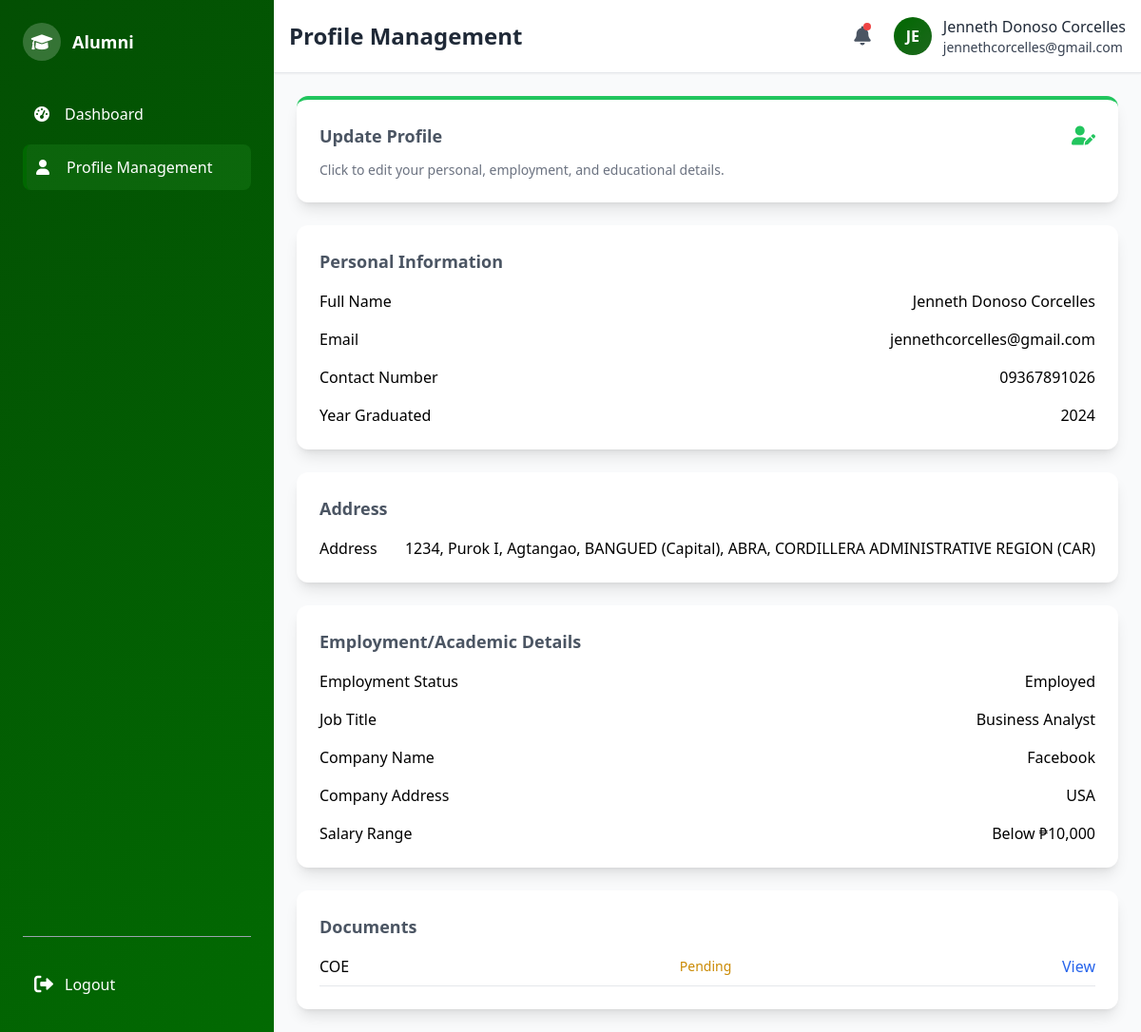
Screenshot of /alumni/alumni_profile.php (signed in) with the database file from the repository.
### tables this page shows
CREATE TABLE `users` (
  `user_id` int(11) NOT NULL,
  `email` varchar(100) NOT NULL,
  `password` varchar(200) NOT NULL,
  `role` enum('admin','alumni') NOT NULL,
  `name` varchar(150) NOT NULL,
  `created_at` timestamp NOT NULL DEFAULT current_timestamp()
);

CREATE TABLE `alumni_profile` (
  `user_id` int(11) NOT NULL,
  `address_id` int(11) DEFAULT NULL,
  `first_name` varchar(100) NOT NULL,
  `middle_name` varchar(100) DEFAULT NULL,
  `last_name` varchar(100) NOT NULL,
  `contact_number` varchar(20) NOT NULL,
  `year_graduated` year(4) DEFAULT NULL,
  `employment_status` enum('Employed','Self-Employed','Unemployed','Student','Employed & Student') DEFAULT NULL,
  `photo_path` varchar(255) DEFAULT NULL,
  `last_profile_update` timestamp NULL DEFAULT NULL
);

CREATE TABLE `employment_info` (
  `employment_id` int(11) NOT NULL,
  `user_id` int(11) NOT NULL,
  `job_title_id` int(11) DEFAULT NULL,
  `company_name` varchar(150) DEFAULT NULL,
  `salary_range` enum('Below ₱10,000','₱10,000–₱20,000','₱20,000–₱30,000','₱30,000–₱40,000','₱40,000–₱50,000','Above ₱50,000') DEFAULT NULL,
  `business_type` varchar(255) DEFAULT NULL,
  `company_address` varchar(255) DEFAULT NULL
);

CREATE TABLE `job_titles` (
  `job_title_id` int(11) NOT NULL,
  `title` varchar(150) NOT NULL
);

CREATE TABLE `alumni_documents` (
  `doc_id` int(11) NOT NULL,
  `user_id` int(11) NOT NULL,
  `document_type` enum('COR','COE','B_CERT') NOT NULL,
  `file_path` varchar(255) NOT NULL,
  `document_status` enum('Pending','Approved','Rejected') DEFAULT 'Pending',
  `needs_reupload` tinyint(1) DEFAULT 0,
  `rejection_reason` text DEFAULT NULL
);

### alumni/alumni_profile.php (the view, shortened to what this page needs)
<?php
include("../connect.php");
$user_id = $_SESSION['user_id'];
$page_title = "Profile Management";
$active_page = "profile";
$stmt = $conn->prepare("
    SELECT ap.*, u.email, a.street_details, a.zip_code,
           tb.barangay_name, tm.municipality_name, tp.province_name, tr.region_name,
           tr.region_id, tp.province_id, tm.municipality_id, tb.barangay_id
    FROM alumni_profile ap
    LEFT JOIN users u ON ap.user_id = u.user_id
    LEFT JOIN address a ON ap.address_id = a.address_id
    LEFT JOIN table_barangay tb ON a.barangay_id = tb.barangay_id
    LEFT JOIN table_municipality tm ON tb.municipality_id = tm.municipality_id
    LEFT JOIN table_province tp ON tm.province_id = tp.province_id
    LEFT JOIN table_region tr ON tp.region_id = tr.region_id
    WHERE ap.user_id = ?
");
$stmt->bind_param("i", $user_id);
$stmt->execute();
$result = $stmt->get_result();
$profile = $result->fetch_assoc() ?: [];
$stmt = $conn->prepare("SELECT ei.*, jt.title AS job_title, ei.business_type FROM employment_info ei LEFT JOIN job_titles jt ON ei.job_title_id = jt.job_title_id WHERE ei.user_id = ?");
$stmt->bind_param("i", $user_id);
$stmt->execute();
$result = $stmt->get_result();
$employment = $result->fetch_assoc() ?: [];
$docs = [];
if (!empty($profile['user_id'])) {
    $stmt = $conn->prepare("SELECT document_type, file_path, document_status, rejection_reason, needs_reupload FROM alumni_documents WHERE user_id = ?");
    $stmt->bind_param("i", $profile['user_id']);
    $stmt->execute();
    $result = $stmt->get_result();
    while ($doc = $result->fetch_assoc()) {
        $docs[] = $doc;
    }
}
$full_name = 'Alumni';
if (!empty($profile)) {
    $full_name = trim(
        ($profile['first_name'] ?? '') . ' ' .
        ($profile['middle_name'] ?? '') . ' ' .
        ($profile['last_name'] ?? '')
    );
}
?>
<div class="space-y-6">
    <div id="updateProfileBtn" class="bg-white p-6 rounded-xl shadow-lg flex flex-col justify-between hover:shadow-xl transition duration-200 border-t-4 border-green-500 cursor-pointer">
        <div class="flex items-center justify-between mb-3">
            <h3 class="text-lg font-semibold text-gray-600">Update Profile</h3>
            <i class="fas fa-user-edit text-xl text-green-500"></i>
        </div>
        <p class="text-sm text-gray-500">Click to edit your personal, employment, and educational details.</p>
    </div>
    <?php if (!empty($profile)): ?>
        <div class="bg-white p-6 rounded-xl shadow-lg">
            <h3 class="text-lg font-semibold text-gray-600 mb-4">Personal Information</h3>
            <dl class="grid grid-cols-1 gap-4">
                <div class="flex justify-between">
                    <dt class="font-medium">Full Name</dt>
                    <dd><?php echo htmlspecialchars($full_name); ?></dd>
                </div>
                <div class="flex justify-between">
                    <dt class="font-medium">Email</dt>
                    <dd><?php echo htmlspecialchars($profile['email'] ?? 'N/A'); ?></dd>
                </div>
                <div class="flex justify-between">
                    <dt class="font-medium">Contact Number</dt>
                    <dd><?php echo htmlspecialchars($profile['contact_number'] ?? 'N/A'); ?></dd>
                </div>
                <div class="flex justify-between">
                    <dt class="font-medium">Year Graduated</dt>
                    <dd><?php echo htmlspecialchars($profile['year_graduated'] ?? 'N/A'); ?></dd>
                </div>
            </dl>
        </div>
        <div class="bg-white p-6 rounded-xl shadow-lg">
            <h3 class="text-lg font-semibold text-gray-600 mb-4">Address</h3>
            <dl class="grid grid-cols-1 gap-4">
                <div class="flex justify-between">
                    <dt class="font-medium">Address</dt>
                    <dd><?php echo htmlspecialchars(
                        ($profile['zip_code'] ?? '') . ', ' .
                        ($profile['street_details'] ?? '') . ', ' .
                        ($profile['barangay_name'] ?? '') . ', ' .
                        ($profile['municipality_name'] ?? '') . ', ' .
                        ($profile['province_name'] ?? '') . ', ' .
                        ($profile['region_name'] ?? '') . ' '
                    ); ?></dd>
                </div>
            </dl>
        </div>
        <div class="bg-white p-6 rounded-xl shadow-lg">
            <h3 class="text-lg font-semibold text-gray-600 mb-4">Employment/Academic Details</h3>
            <dl class="grid grid-cols-1 gap-4">
                <div class="flex justify-between">
                    <dt class="font-medium">Employment Status</dt>
                    <dd><?php echo htmlspecialchars($profile['employment_status'] ?? 'Not Set'); ?></dd>
                </div>
                <?php if (in_array($profile['employment_status'] ?? '', ['Employed', 'Self-Employed', 'Employed & Student'])): ?>
                    <?php if ($profile['employment_status'] !== 'Self-Employed'): ?>
                        <div class="flex justify-between">
                            <dt class="font-medium">Job Title</dt>
                            <dd><?php echo htmlspecialchars($employment['job_title'] ?? 'N/A'); ?></dd>
                        </div>
                        <div class="flex justify-between">
                            <dt class="font-medium">Company Name</dt>
                            <dd><?php echo htmlspecialchars($employment['company_name'] ?? 'N/A'); ?></dd>
                        </div>
                        <div class="flex justify-between">
                            <dt class="font-medium">Company Address</dt>
                            <dd><?php echo htmlspecialchars($employment['company_address'] ?? 'N/A'); ?></dd>
                        </div>
                    <?php endif; ?>
                    <div class="flex justify-between">
                        <dt class="font-medium"><?php echo ($profile['employment_status'] === 'Self-Employed') ? 'Monthly Income Range' : 'Salary Range'; ?></dt>
                        <dd><?php echo htmlspecialchars($employment['salary_range'] ?? 'N/A'); ?></dd>
                    </div>
                <?php endif; ?>
            </dl>
        </div>
        <div class="bg-white p-6 rounded-xl shadow-lg">
            <h3 class="text-lg font-semibold text-gray-600 mb-4">Documents</h3>
            <?php if (empty($docs)): ?>
                <p class="text-sm text-gray-500">Documents not required.</p>
            <?php else: ?>
                <div class="space-y-4">
                    <?php foreach ($docs as $doc): ?>
                        <div class="flex justify-between items-center border-b pb-2">
                            <span class="font-medium"><?php echo htmlspecialchars($doc['document_type']); ?></span>
                            <span class="text-sm <?php echo $doc['document_status'] === 'Approved' ? 'text-green-600' : ($doc['document_status'] === 'Rejected' ? 'text-red-600' : 'text-yellow-600'); ?>"><?php echo htmlspecialchars($doc['document_status']); ?></span>
                            <a href="../<?php echo htmlspecialchars($doc['file_path']); ?>" target="_blank" class="text-blue-600 hover:underline">View</a>
                        </div>
                    <?php endforeach; ?>
                </div>
            <?php endif; ?>
        </div>
    <?php endif; ?>
</div>
<?php
$page_content = ob_get_clean();
include("alumni_format.php");
?>

### alumni/alumni_format.php (shortened to what this page needs)
<?php
include("../connect.php");
$user_id = $_SESSION["user_id"];
$stmt = $conn->prepare("
    SELECT ap.first_name, ap.middle_name, ap.last_name, u.email
    FROM alumni_profile AS ap
    LEFT JOIN users AS u ON ap.user_id = u.user_id
    WHERE ap.user_id = ?
");
$stmt->bind_param("i", $user_id);
$stmt->execute();
$result = $stmt->get_result();
$profile = $result->fetch_assoc() ?: [];
$full_name = 'Alumni';
if (!empty($profile)) {
    $full_name = trim(
        ($profile['first_name'] ?? '') . ' ' .
        ($profile['middle_name'] ?? '') . ' ' .
        ($profile['last_name'] ?? '')
    );
}
$page_title = $page_title ?? "Alumni Page";
?>
<!DOCTYPE html>
<html lang="en">
<head>
    <script src="https://cdn.tailwindcss.com"></script>
    <link href="https://cdnjs.cloudflare.com/ajax/libs/font-awesome/6.0.0/css/all.min.css" rel="stylesheet">
    <link rel="stylesheet" href="alumni_format.css">
</head>
<body class="bg-gray-50 min-h-screen flex">
    <div class="w-72 gradient-bg text-white flex-shrink-0 flex flex-col h-screen justify-between">
        <div class="p-6">
            <div class="flex items-center space-x-3 mb-8">
                <div class="w-10 h-10 rounded-full bg-white bg-opacity-20 flex items-center justify-center">
                    <i class="fas fa-graduation-cap text-lg" aria-hidden="true"></i>
                </div>
                <h2 class="font-bold text-lg">Alumni</h2>
            </div>
            <nav class="space-y-2">
                <a href="alumni_dashboard.php" class="sidebar-item <?php echo ($active_page ?? '') === 'dashboard' ? 'active' : ''; ?> flex items-center space-x-3 p-3 rounded-lg">
                    <i class="fas fa-tachometer-alt w-5" aria-hidden="true"></i>
                    <span>Dashboard</span>
                </a>
                <a href="alumni_profile.php" class="sidebar-item <?php echo ($active_page ?? '') === 'profile' ? 'active' : ''; ?> flex items-center space-x-3 p-3 rounded-lg">
                    <i class="fas fa-user w-5" aria-hidden="true"></i>
                    <span>Profile Management</span>
                </a>
            </nav>
        </div>
            <div class="p-6">
                <hr class="border-gray-400 my-6">
                <a href="../login/logout.php" class="flex items-center space-x-3 text-white-300 hover:text-red-500 p-3 rounded-lg">
                    <i class="fas fa-sign-out-alt text-xl" aria-hidden="true"></i>
                    <span>Logout</span>
                </a>
            </div>
    </div>
    <div class="flex-1 flex flex-col">
        <header class="bg-white shadow-sm border-b p-4">
            <div class="flex items-center justify-between">
                <h1 class="text-2xl font-bold text-gray-800"><?php echo htmlspecialchars($page_title); ?></h1>
                <div class="flex items-center space-x-6">
                    <div class="relative">
                        <button id="notificationBtn" class="relative text-gray-600 hover:text-blue-600 flex items-center">
                            <i class="fas fa-bell text-xl"></i>
                            <span class="absolute top-0 right-0 w-2 h-2 bg-red-500 rounded-full"></span>
                        </button>
                    </div>
                    <div class="flex items-center space-x-3">
                        <div class="profile-avatar w-10 h-10 rounded-full flex items-center justify-center text-white font-bold">
                            <?php
                            $stmt = $conn->prepare("SELECT name, email FROM users WHERE user_id = ?");
                            $stmt->bind_param("i", $user_id);
                            $stmt->execute();
                            $result = $stmt->get_result();
                            $initials = 'AL';
                            $user_email = '';
                            if ($row = $result->fetch_assoc()) {
                                $initials = strtoupper(substr(trim($row['name'] ?: 'Alumni'), 0, 2));
                                $user_email = $row['email'];
                            }
                            echo htmlspecialchars($initials);
                            ?>
                        </div>
                        <div class="hidden md:block">
                            <p class="font-medium text-gray-800">
                                <?php echo htmlspecialchars($full_name); ?>
                            </p>
                            <p class="font-medium text-gray-700 text-sm">
                                <?php echo htmlspecialchars($user_email); ?>
                            </p>
                        </div>
                    </div>
                </div>
            </div>
        </header>
        <main class="flex-1 p-6 overflow-auto">
            <?php echo $page_content ?? ''; ?>
        </main>
    </div>
</body>
</html>

### alumni/alumni_format.css (style rules this page uses)
:root { --primary-green: #034f03; --forest-green: #026a02; --lime-green: #016801; --sea-green: #1d681d; --light-bg: #06690e; --dark-text: #1C1C1C; }
.gradient-bg { background: linear-gradient(135deg, var(--primary-green) 0%, var(--forest-green) 100%); }
.sidebar-item { transition: all 0.3s ease; color: #fff; padding-left: 14px; }
.sidebar-item.active { background: rgba(34, 139, 34, 0.3); border-left: 4px solid var(--lime-green); padding-left: 10px; }
.profile-avatar { background: linear-gradient(135deg, var(--lime-green) 0%, var(--sea-green) 100%); }

### alumni/alumni_format.php (style rules this page uses)
.hidden { display: none; }

### rows the page displays
users: name "JE", email "jennethcorcelles@gmail.com"
alumni_profile: full_name "Jenneth Donoso Corcelles"
employment_info: job_title.title "Business Analyst", company_name "Facebook", company_address "USA", salary_range "Below ₱10,000"
alumni_documents: document_type "COE", document_status "Pending"

### other values shown
$page_title "Profile Management"
$full_name "Jenneth Donoso Corcelles"
$profile['email'] "jennethcorcelles@gmail.com"
$profile['contact_number'] "09367891026"
$profile['year_graduated'] "2024"
$profile['employment_status'] "Employed"
